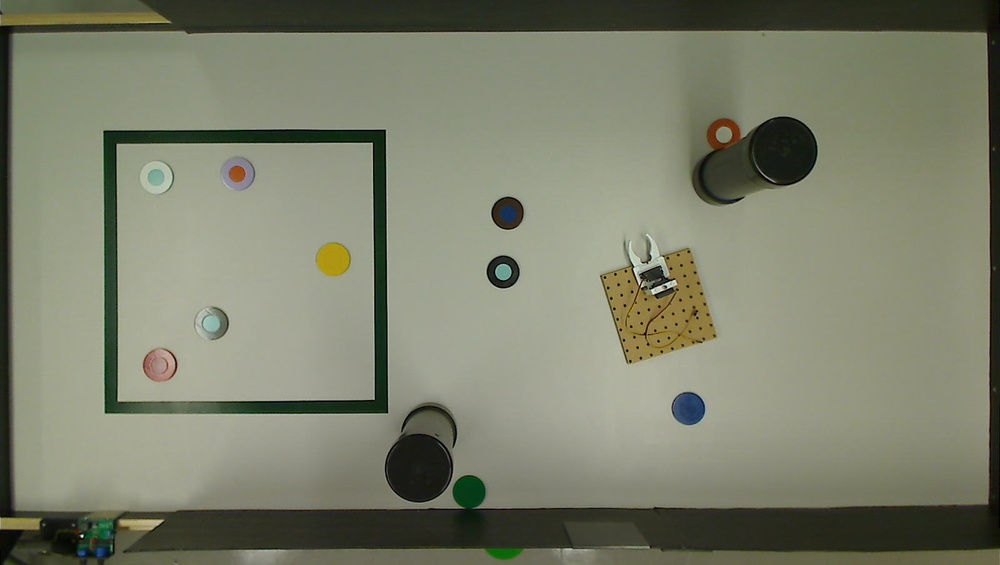
#> input picture scripts/detection/images/camera_monde2.jpg, 1000 x 565 px, shrunk from 1600 x 904 before the run, given in place of the camera
$ python camera_color_detection.py
#> lines starting #> are read from the running program, lines starting #| are printed output that depends on the picture; after the words box and inside, x2 and y2 are one past the last pixel; in counts of white or black regions, pixels touching at a corner belong together
### scripts/detection/upper_color.py
import numpy as np


def get_red_upper():
    return np.array([180, 255, 255], np.uint8)


def get_green_upper():
    return np.array([102, 255, 255], np.uint8)


def get_blue_upper():
    return np.array([120, 255, 255], np.uint8)

### scripts/detection/lower_color.py
import numpy as np


def get_red_lower():
    return np.array([136, 87, 111], np.uint8)


def get_green_lower():
    return np.array([25, 52, 72], np.uint8)


def get_blue_lower():
    return np.array([94, 80, 2], np.uint8)

### scripts/detection/camera_color_detection.py
# Python code for Multiple Color Detection
import cap as cap
import numpy as np
import cv2
import upper_color
import lower_color

# Capturing video through webcam
webcam = cv2.VideoCapture(0)

# Start a while loop
while 1:

    # Reading the video from the
    # webcam in image frames
    _, imageFrame = webcam.read()
#> imageFrame is the input picture: shape (565, 1000, 3); mean B, G, R 108.2, 127.7, 124.7

    hsvFrame = cv2.cvtColor(imageFrame, cv2.COLOR_BGR2HSV)
#> hsvFrame: shape (565, 1000, 3); mean H, S, V 35.6, 47.8, 128.4

    red_lower = lower_color.get_red_lower()
    red_upper = upper_color.get_red_upper()
    red_mask = cv2.inRange(hsvFrame, red_lower, red_upper)
#> red_mask: shape (565, 1000); every value is 0

    green_lower = lower_color.get_green_lower()
    green_upper = upper_color.get_green_upper()
    green_mask = cv2.inRange(hsvFrame, green_lower, green_upper)
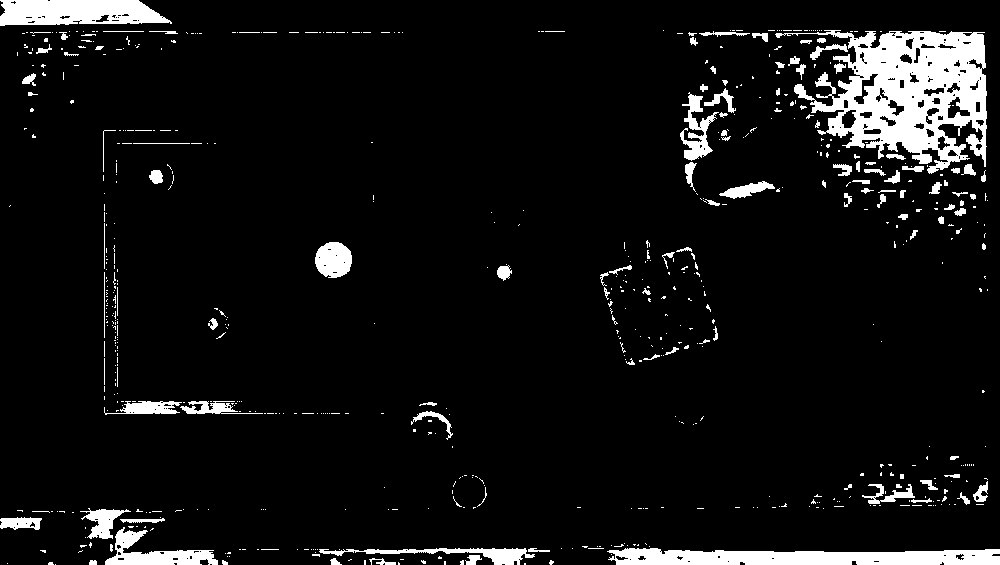
#> green_mask: shape (565, 1000); 7.1% white; 664 white regions (549 under 20 px), largest, box (x1, y1, x2, y2) and area: (775, 30, 987, 174) 14961, (607, 548, 1000, 565) 5342, (0, 0, 172, 26) 3587

    blue_lower = lower_color.get_blue_lower()
    blue_upper = upper_color.get_blue_upper()
    blue_mask = cv2.inRange(hsvFrame, blue_lower, blue_upper)
#> blue_mask: shape (565, 1000); 0.22% white; 8 white regions (4 under 20 px), largest, box (x1, y1, x2, y2) and area: (673, 393, 705, 425) 763, (500, 206, 516, 223) 202, (94, 546, 110, 559) 151, (76, 549, 90, 558) 99

    kernal = np.ones((5, 5), "uint8")

    red_mask = cv2.dilate(red_mask, kernal)
    res_red = cv2.bitwise_and(imageFrame, imageFrame,
                              mask=red_mask)
#> res_red: shape (565, 1000, 3); every value is 0

    green_mask = cv2.dilate(green_mask, kernal)
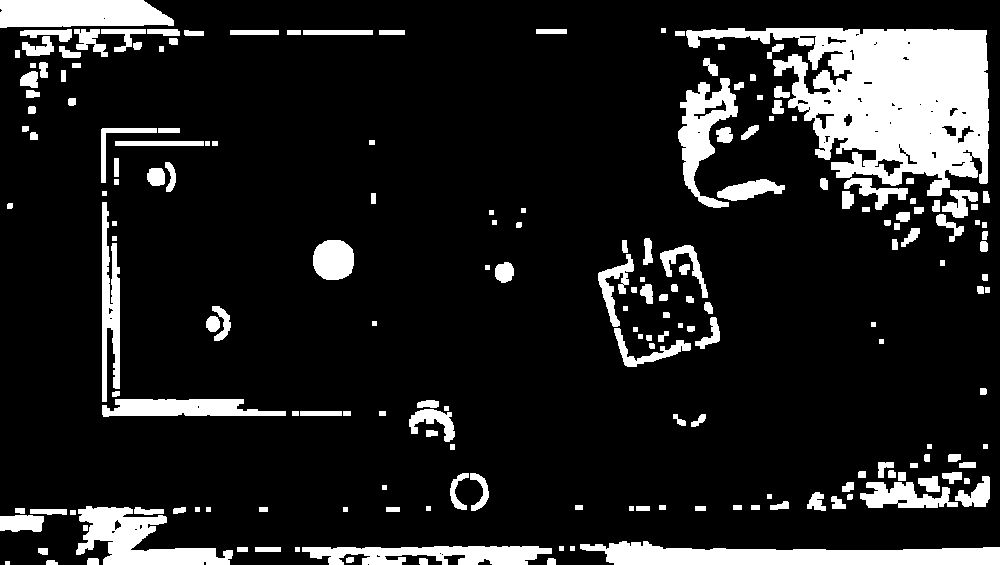
#> green_mask: shape (565, 1000); 13.9% white; 193 white regions, largest, box (x1, y1, x2, y2) and area: (686, 28, 989, 196) 26054, (580, 541, 1000, 565) 6765, (76, 506, 233, 565) 4428
    res_green = cv2.bitwise_and(imageFrame, imageFrame,
                                mask=green_mask)
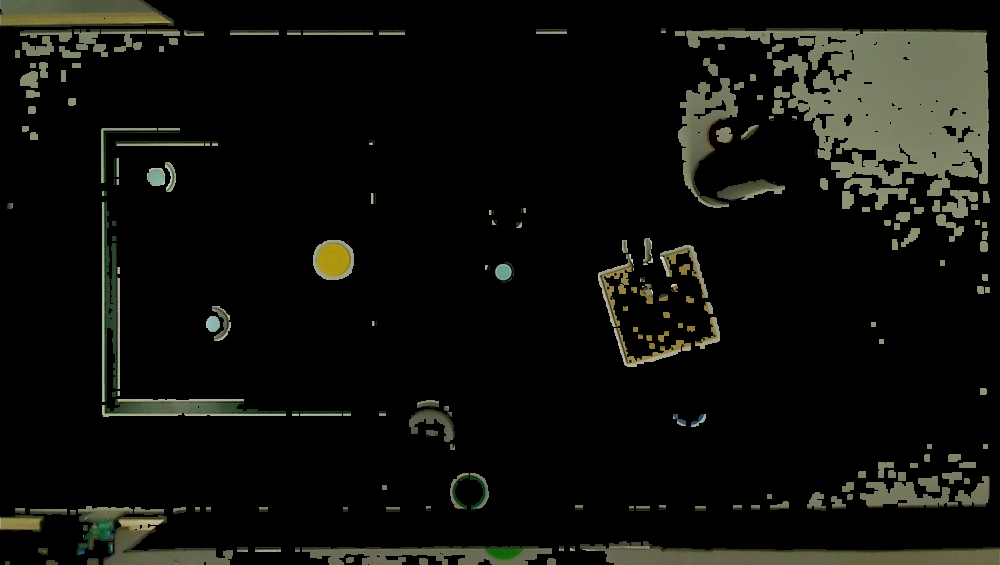
#> res_green: shape (565, 1000, 3); mean B, G, R 12.1, 15.9, 15.4

    blue_mask = cv2.dilate(blue_mask, kernal)
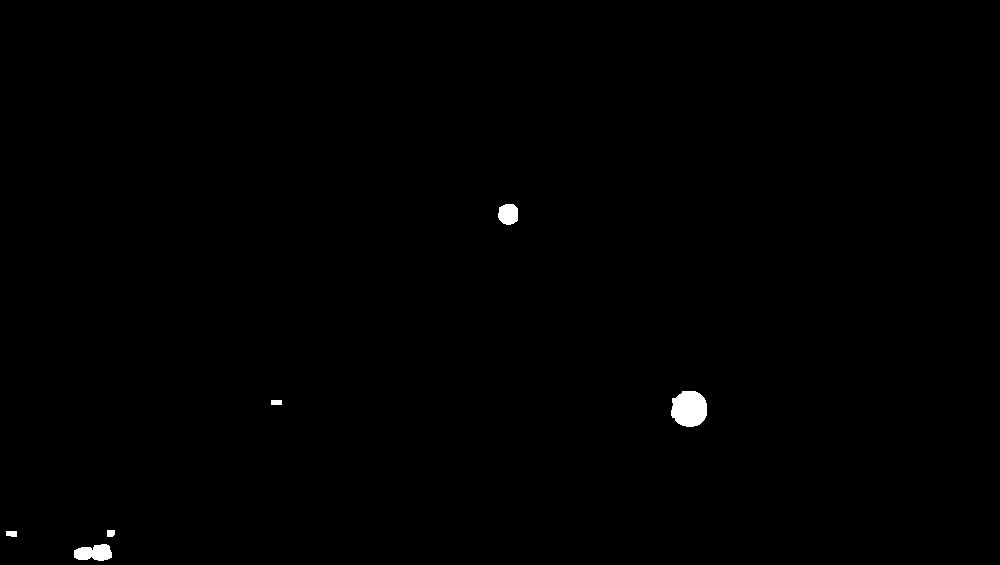
#> blue_mask: shape (565, 1000); 0.36% white; 6 white regions
    res_blue = cv2.bitwise_and(imageFrame, imageFrame,
                               mask=blue_mask)

    contours, hierarchy = cv2.findContours(red_mask,
                                           cv2.RETR_TREE,
                                           cv2.CHAIN_APPROX_SIMPLE)
#> contours = []

    for pic, contour in enumerate(contours):
        area = cv2.contourArea(contour)
        if area > 300:
            x, y, w, h = cv2.boundingRect(contour)
            imageFrame = cv2.rectangle(imageFrame, (x, y),
                                       (x + w, y + h),
                                       (0, 0, 255), 2)

            cv2.putText(imageFrame, "Red Colour", (x, y),
                        cv2.FONT_HERSHEY_SIMPLEX, 1.0,
                        (0, 0, 255))
#> this loop made 0 passes

    contours, hierarchy = cv2.findContours(green_mask,
                                           cv2.RETR_TREE,
                                           cv2.CHAIN_APPROX_SIMPLE)
#> contours = 248 contours, 68 with area under 20; largest, box (x1, y1, x2, y2) and area: (686, 28, 989, 196) 26098, (580, 541, 1000, 565) 6316, (76, 506, 233, 565) 4174, (0, 0, 174, 28) 4066, (678, 78, 738, 208) 3205

    for pic, contour in enumerate(contours):
        area = cv2.contourArea(contour)
        if area > 300:
            x, y, w, h = cv2.boundingRect(contour)
            imageFrame = cv2.rectangle(imageFrame, (x, y),
                                       (x + w, y + h),
                                       (0, 255, 0), 2)

            cv2.putText(imageFrame, "Green Colour", (x, y),
                        cv2.FONT_HERSHEY_SIMPLEX,
                        1.0, (0, 255, 0))
#> this loop made 248 passes
#> (area, x, y, w, h) on passes 13, 17, 19, 34, 49, 53, 76, 79, 88, 113, 115, 118: (2947, 302, 546, 250, 19), (6316, 580, 541, 420, 24), (599, 0, 515, 44, 17), (4174, 76, 506, 157, 59), (1413, 860, 482, 98, 26), (534, 955, 476, 35, 31), (632, 409, 409, 46, 33), (2242, 102, 399, 184, 18), (665, 614, 328, 77, 39), (783, 598, 254, 36, 73), (593, 660, 245, 48, 53), (1308, 313, 240, 41, 40)
#> area on passes 2 to 7: 38, 45, 46, 64, 32, 49
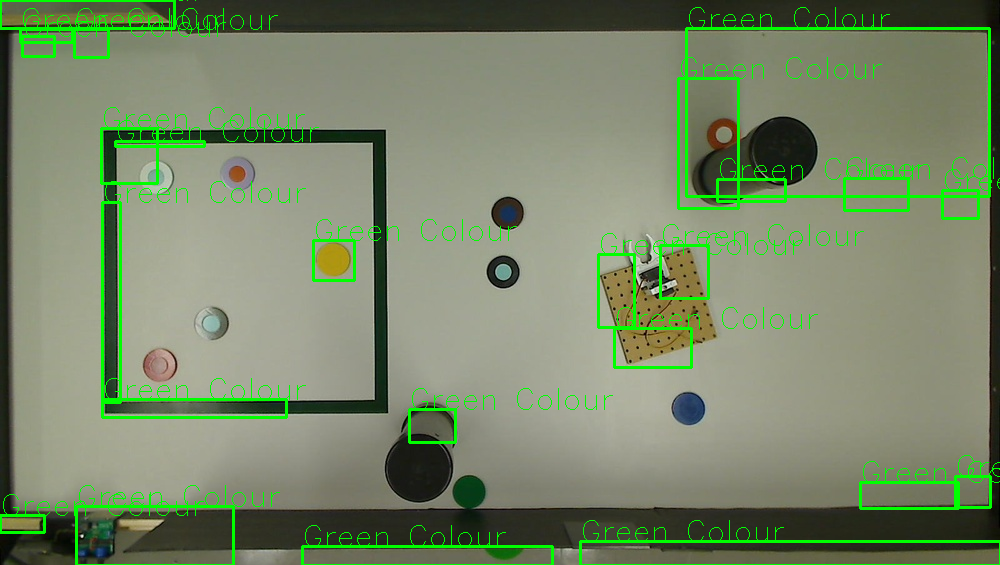
#> imageFrame: shape (565, 1000, 3); 4.7% of pixels changed, all inside (x1, y1, x2, y2) = (0, 0, 1000, 565)

        # Creating contour to track blue color
    contours, hierarchy = cv2.findContours(blue_mask,
                                           cv2.RETR_TREE,
                                           cv2.CHAIN_APPROX_SIMPLE)
#> contours = 6 contours; box (x1, y1, x2, y2) and area: (671, 391, 707, 427) 996, (74, 544, 112, 561) 442, (498, 204, 518, 225) 319, (6, 531, 17, 537) 46, (107, 530, 115, 537) 40, (271, 400, 282, 405) 40
    for pic, contour in enumerate(contours):
        area = cv2.contourArea(contour)
        if area > 300:
            x, y, w, h = cv2.boundingRect(contour)
            imageFrame = cv2.rectangle(imageFrame, (x, y),
                                       (x + w, y + h),
                                       (255, 0, 0), 2)

            cv2.putText(imageFrame, "Blue Colour", (x, y),
                        cv2.FONT_HERSHEY_SIMPLEX,
                        1.0, (255, 0, 0))
#> this loop made 6 passes
#> (area, x, y, w, h) on passes 1, 5, 6: (442, 74, 544, 38, 17), (996.5, 671, 391, 36, 36), (319, 498, 204, 20, 21)
#> area on passes 2 to 3: 45.5, 40
#> pass 1, `imageFrame = cv2.rectangle(imageFrame, (x, y), (x + w, y + h), (255, 0..`:
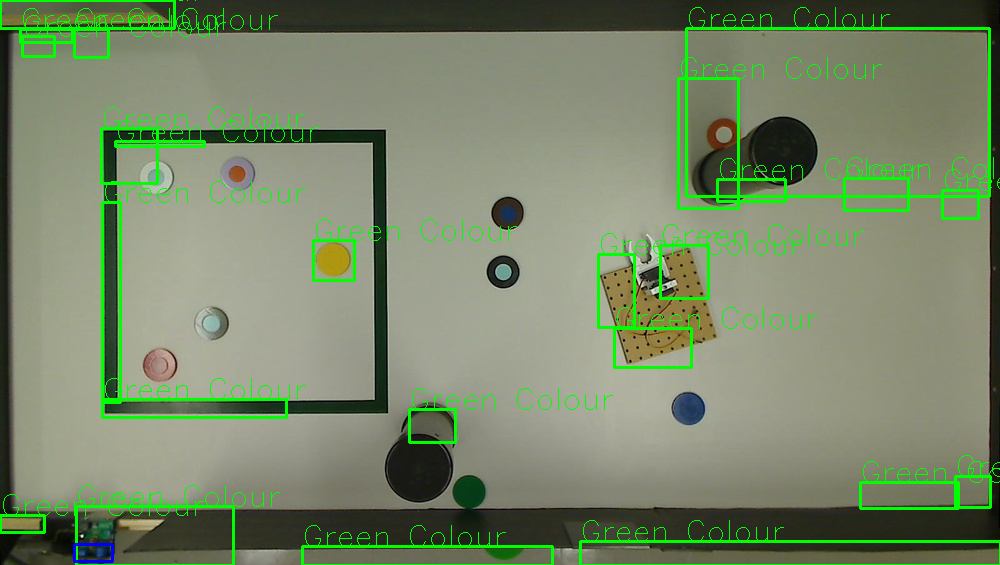
#> imageFrame: shape (565, 1000, 3); 0.06% of pixels changed, all inside (x1, y1, x2, y2) = (73, 543, 114, 563)
#> after the loop:
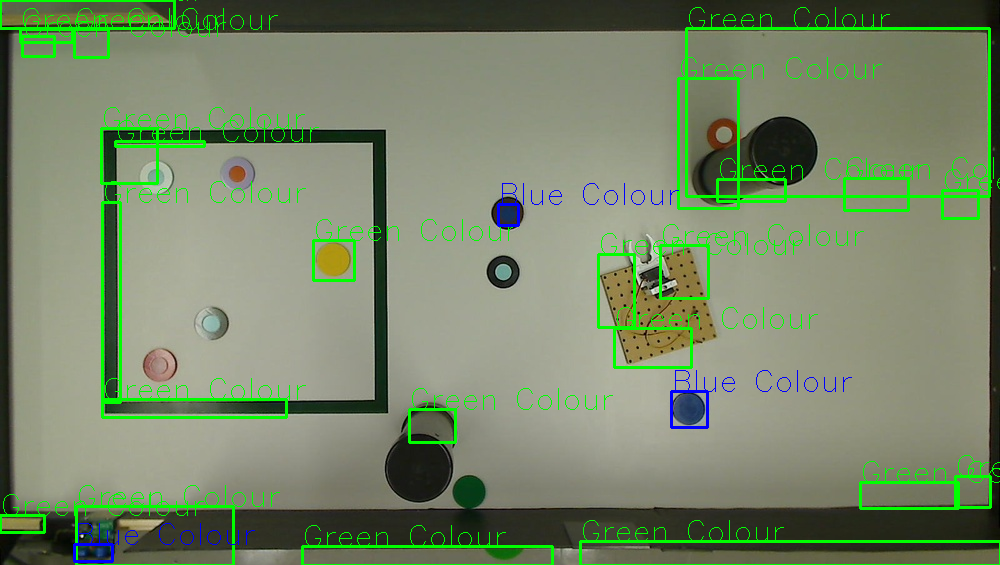
#> imageFrame: shape (565, 1000, 3); 0.31% of pixels changed, all inside (x1, y1, x2, y2) = (78, 183, 852, 545)

        # Program Termination
    cv2.imshow("Multiple Color Detection in Real-TIme", imageFrame)
    if cv2.waitKey(10) & 0xFF == ord('q'):
#> (key q is pressed here)
        cap.release()
#> (this line was passed over: cap is not available in this run)
        cv2.destroyAllWindows()
        break

$ run again, on scripts/detection/images/camera_monde_exemple1.jpg
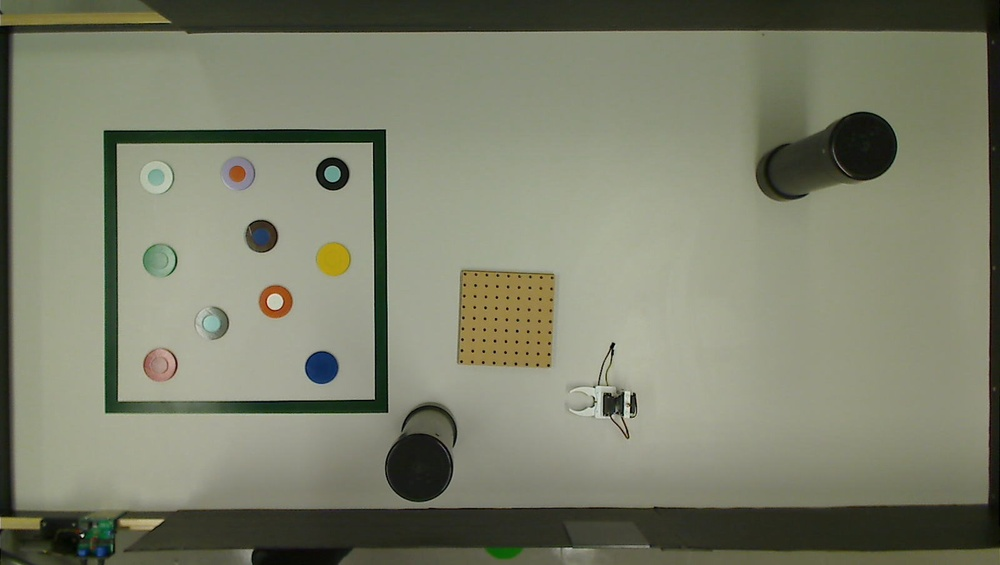
#> input picture scripts/detection/images/camera_monde_exemple1.jpg, 1000 x 565 px, shrunk from 1600 x 904 before the run, given in place of the camera
#> imageFrame is the input picture: shape (565, 1000, 3); mean B, G, R 107.7, 127.6, 124.7
#> hsvFrame: shape (565, 1000, 3); mean H, S, V 35.6, 48.6, 128.4
#> red_mask: shape (565, 1000); every value is 0
#> `green_mask = cv2.inRange(hsvFrame, green_lower, green_upper)`:
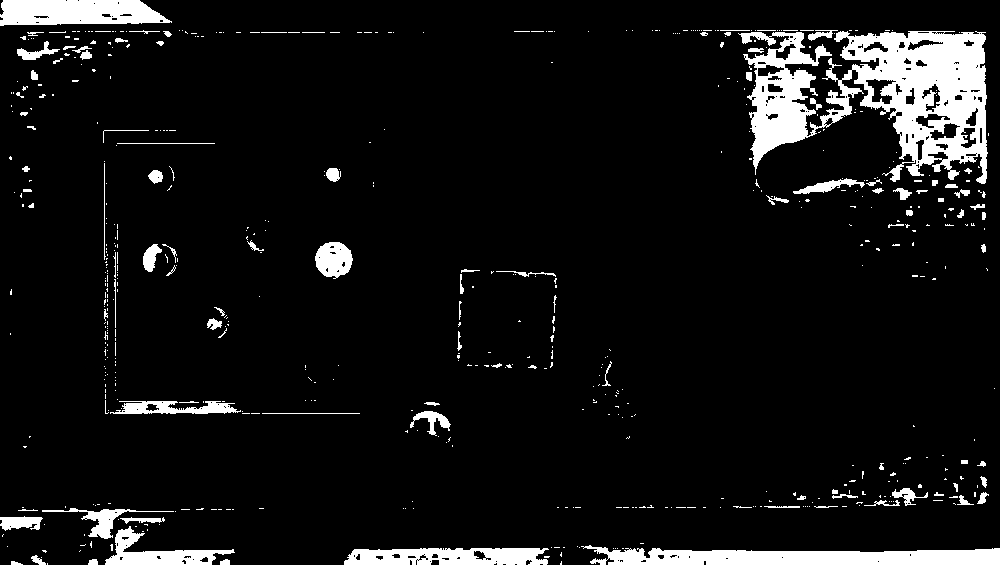
#> green_mask: shape (565, 1000); 7.9% white; 588 white regions (487 under 20 px), largest, box (x1, y1, x2, y2) and area: (738, 31, 988, 184) 19077, (581, 545, 1000, 565) 5776, (0, 0, 172, 26) 3653
#> res_red: shape (565, 1000, 3); every value is 0
#> `contours, hierarchy = cv2.findContours(red_mask, cv2.RETR_TREE, cv2.CH..`: contours = []
#> `contours, hierarchy = cv2.findContours(green_mask, cv2.RETR_TREE, cv2...`: contours = 251 contours, 72 with area under 20; largest, box (x1, y1, x2, y2) and area: (671, 28, 991, 207) 31850, (575, 541, 1000, 565) 6641, (16, 502, 237, 565) 4878, (0, 0, 174, 28) 4068, (342, 545, 567, 565) 3698
#> the loop `for pic, contour in enumerate(contours):` made 251 passes
#> (area, x, y, w, h) on passes 4, 8, 10, 24, 32, 39, 41, 63: (3698, 342, 545, 225, 20), (6641, 575, 541, 425, 24), (708, 0, 514, 47, 25), (4878.5, 16, 502, 221, 63), (585.5, 731, 498, 118, 12), (1321, 830, 478, 100, 30), (752, 947, 474, 44, 33), (788, 403, 408, 50, 31)
#> `contours, hierarchy = cv2.findContours(blue_mask, cv2.RETR_TREE, cv2.C..`: contours = 8 contours, 3 with area under 20; largest, box (x1, y1, x2, y2) and area: (303, 350, 340, 386) 1054, (74, 544, 111, 560) 419, (251, 227, 271, 247) 303, (107, 529, 114, 537) 39, (0, 26, 6, 32) 24
#> the loop `for pic, contour in enumerate(contours):` made 8 passes
#> (area, x, y, w, h) on passes 1, 5, 6: (419, 74, 544, 37, 16), (1054.5, 303, 350, 37, 36), (303, 251, 227, 20, 20)
#> after the loop `for pic, contour in enumerate(contours):`:
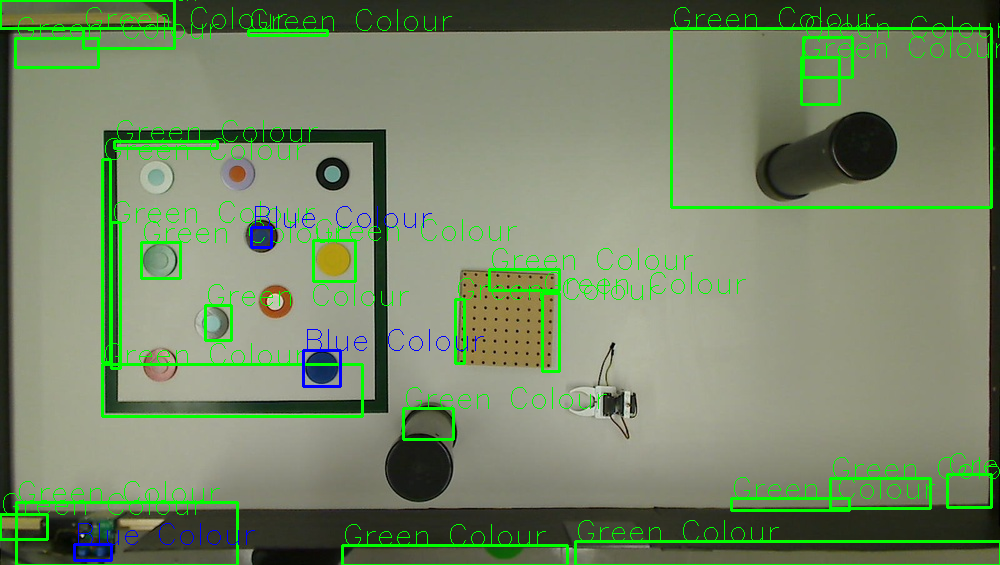
#> imageFrame: shape (565, 1000, 3); mean B, G, R 103.7, 134.6, 118.8
